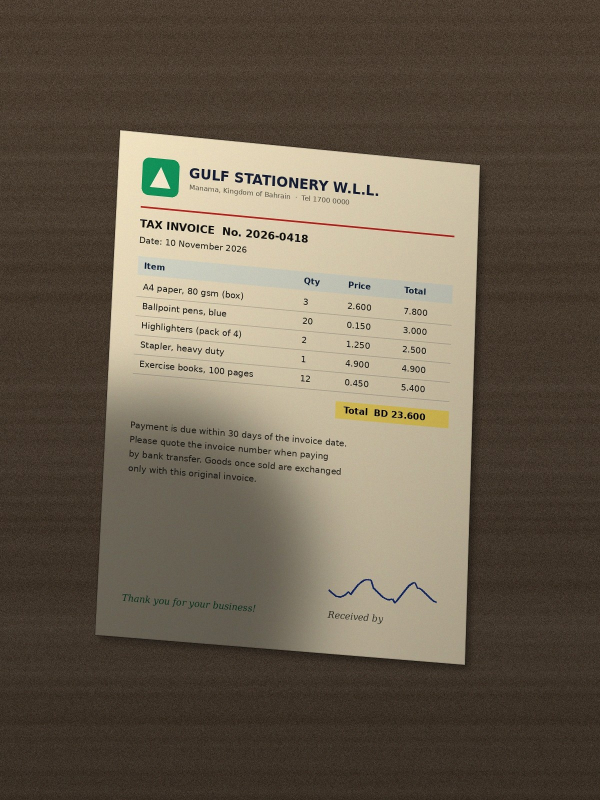
#> input picture app/src/androidTest/assets/detect-tests/01-dark-desk-angled.jpg, 1200 x 1600 px (shown at 1/2 size)
$ python -i reference_filters.py   (imports and definitions only)
#> lines starting #> are read from the running program, lines starting #| are printed output that depends on the picture
#!/usr/bin/env python3
"""Reference implementation of Abdul's Scanner page filters (NumPy + Pillow).

The Android app must implement the SAME steps in Kotlin (see CAMERA-ADDON.md, section 3).
Port these functions 1:1 and unit-test the Kotlin version against images produced here.

All functions take and return a uint8 RGB array of shape (H, W, 3).
"""
import numpy as np
from PIL import Image, ImageFilter

# ---------- shared helpers ----------

# [23 lines left out: functions luminance, percentile_levels, apply_levels, saturation, not called in this run]

def contrast(rgb, factor, pivot=128.0):
    return np.clip((rgb.astype(np.float32) - pivot) * factor + pivot, 0, 255)

def estimate_background(rgb, work_long_side=256, max_size=7, blur_radius=6):
    """Paper/lighting estimate per channel.

    1. Downscale (area average) so the long side is `work_long_side` px.
    2. Max filter (`max_size` x `max_size`) per channel: removes dark ink, keeps paper brightness.
    3. Blur (box blur of radius `blur_radius`, applied twice ~ Gaussian) to smooth it.
    4. Upscale back to full size with bilinear filtering.
    """
    h, w = rgb.shape[:2]
    k = work_long_side / max(h, w)
    sw, sh = max(1, round(w * k)), max(1, round(h * k))
    small = Image.fromarray(rgb.astype(np.uint8)).resize((sw, sh), Image.BOX)
    small = small.filter(ImageFilter.MaxFilter(max_size))
    small = small.filter(ImageFilter.BoxBlur(blur_radius)).filter(ImageFilter.BoxBlur(blur_radius))
    big = small.resize((w, h), Image.BILINEAR)
    return np.asarray(big).astype(np.float32)

# [5 lines left out: function remove_shadows, not called in this run]

def to_u8(x):
    return np.clip(np.rint(x), 0, 255).astype(np.uint8)

# ---------- the seven filters ----------

def f_original(rgb):
    return rgb.copy()

# [53 lines left out: functions f_no_shadow, f_lighten, f_magic_color, f_grayscale, f_bw, f_eco, not called in this run]

FILTERS = [
    ("NO_SHADOW", "No shadow", f_no_shadow),
    ("ORIGINAL", "Original", f_original),
    ("LIGHTEN", "Lighten", f_lighten),
    ("ENHANCED", "Magic Color", f_magic_color),
    ("GRAYSCALE", "Grayscale", f_grayscale),
    ("BW", "B&W", f_bw),
    ("ECO", "Eco", f_eco),
]

>>> import cv2
>>> picture = cv2.imread('../../../app/src/androidTest/assets/detect-tests/01-dark-desk-angled.jpg', cv2.IMREAD_GRAYSCALE)
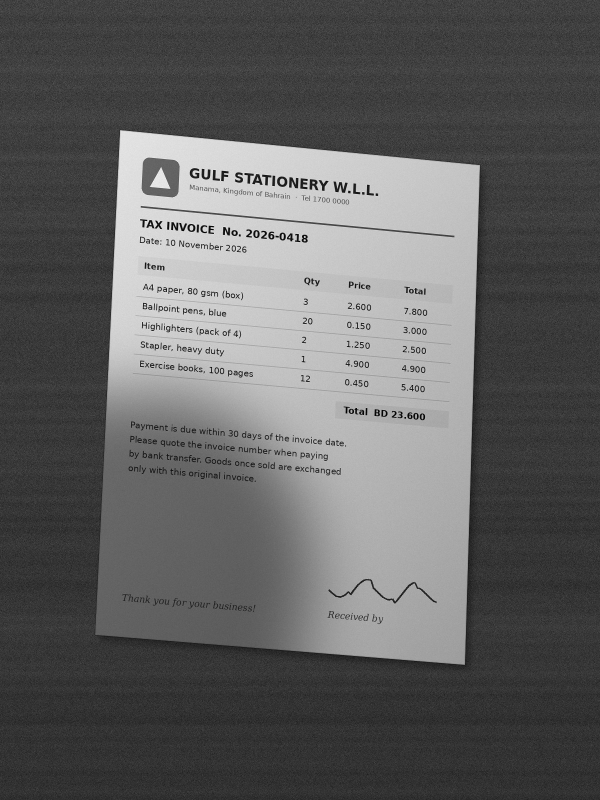
#> picture: shape (1600, 1200) (shown at 1/2 size); min 0, max 254, mean 97.2
>>> result = estimate_background(picture)
#> in estimate_background, `small = Image.fromarray(rgb.astype(np.uint8)).resize((sw, sh), Image.B..`:
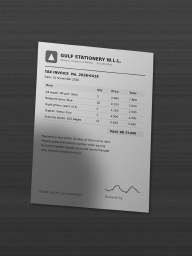
#> small: PIL image 192x256 L; min 34, max 232, mean 97.3
#> in estimate_background, `small = small.filter(ImageFilter.MaxFilter(max_size))`:
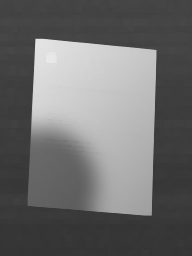
#> small: PIL image 192x256 L; min 51, max 232, mean 107.7
#> in estimate_background, `small = small.filter(ImageFilter.BoxBlur(blur_radius)).filter(ImageFil..`:
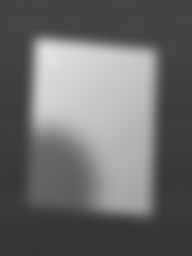
#> small: PIL image 192x256 L; min 52, max 226, mean 107.7
